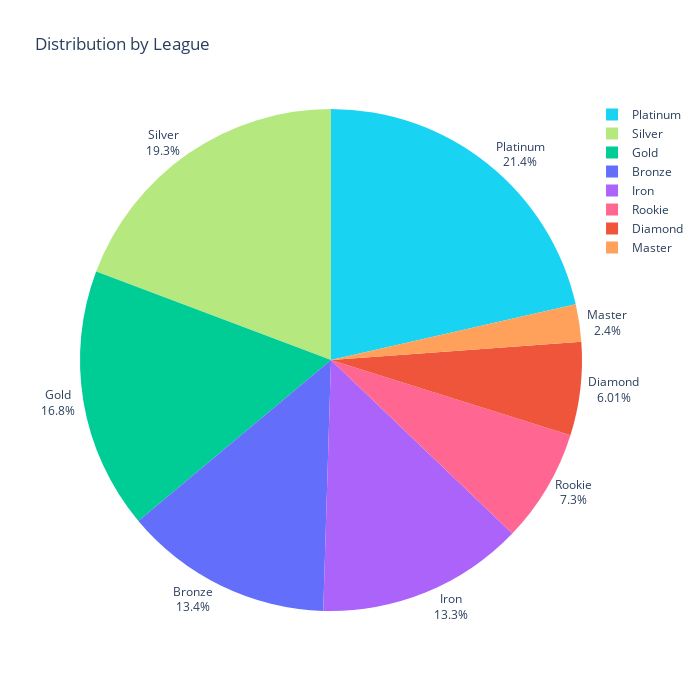

The cell this chart's notebook holds for it:
### Code cell
pie_info = data.groupby('League').sum()
fig = px.pie(title='Distribution by League',labels = pie_info.index, values = pie_info['Number of Players'], names=pie_info.index, width=700,height=700,color=pie_info.index)
fig.update_traces(textposition='outside', textinfo='percent+label')
fig.show()
fig.write_image("test_pie.png",scale=5)

### Figure 1 — Plotly figure (JSON) as saved in the notebook; plotly's stock layout.template omitted (floating-point values rounded to 4 significant figures)
{"data": [{"customdata": [["Bronze"], ["Diamond"], ["Gold"], ["Iron"], ["Master"], ["Platinum"], ["Rookie"], ["Silver"]], "domain": {"x": [0, 1], "y": [0, 1]}, "hovertemplate": "label=%{label}<br>value=%{value}<br>color=%{customdata[0]}<extra></extra>", "labels": ["Bronze", "Diamond", "Gold", "Iron", "Master", "Platinum", "Rookie", "Silver"], "legendgroup": "", "marker": {"colors": ["#636efa", "#EF553B", "#00cc96", "#ab63fa", "#FFA15A", "#19d3f3", "#FF6692", "#B6E880"]}, "name": "", "showlegend": true, "textinfo": "percent+label", "textposition": "outside", "type": "pie", "values": [97458, 43638, 122047, 96775, 17383, 155576, 53007, 139744]}], "layout": {"height": 700, "legend": {"tracegroupgap": 0}, "title": {"text": "Distribution by League"}, "width": 700}}
